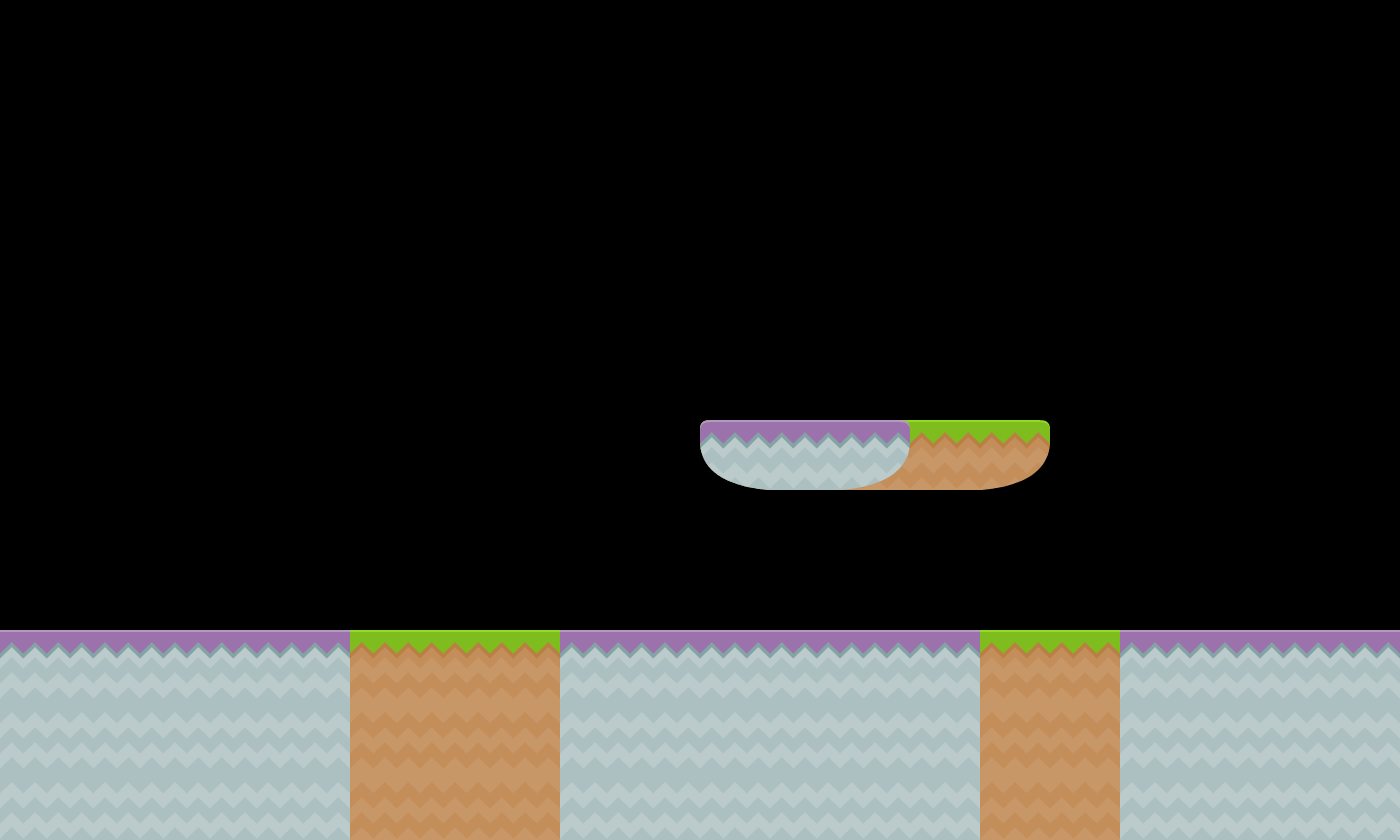

This is a level from a 2D game, rendered from its Tiled map with the project's own tilesets. A one-line summary and the map file follow, with tile-layer data summarised:
An orthogonal 20x12 tile map with 70x70 px tiles, 2 tile layers (platform, evil) and 2 objects (game.player, game.entity).

<map version="1.0" orientation="orthogonal" width="20" height="12" tilewidth="70" tileheight="70">
 <tileset firstgid="1" name="basic" tilewidth="70" tileheight="70" spacing="2">
  <image source="../images/tileset.png" width="914" height="936" />
 </tileset>
 <layer name="platform" width="20" height="12">
  <data>[240 cells, 65 non-empty, 4 distinct tile ids]</data>
 </layer>
 <layer name="evil" width="20" height="12">
  <data>[240 cells, 48 non-empty, 4 distinct tile ids]</data>
 </layer>
 <objectgroup name="entities" width="20" height="12" visible="0">
  <object type="game.player" x="70" y="560" />
  <object type="game.entity" x="770" y="350">
   <properties>
    <property name="amount" value="10" />
    <property name="limit" value="100,-50" />
    <property name="probability" value="0.5" />
    <property name="velocity" value="80,-50" />
   </properties>
  </object>
 </objectgroup>
</map>
